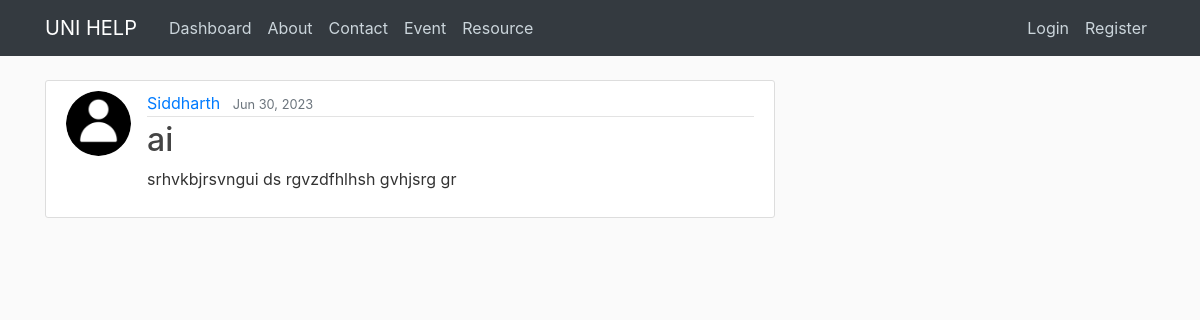
Before: /post/1/ with the older database file.
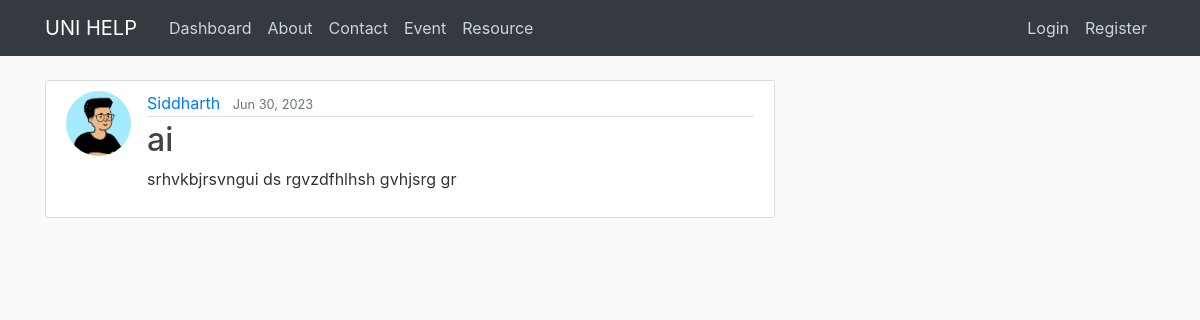
After: the same page with the newer database file.
### blog/models.py (models this page shows, shortened)
class Post(models.Model):
    title = models.CharField(max_length=100)
    content = models.TextField()
    date_posted = models.DateTimeField(default=timezone.now)
    author = models.ForeignKey(User, on_delete=models.CASCADE)

### users/models.py (models this page shows, shortened)
class Profile(models.Model):
    user = models.OneToOneField(User, on_delete=models.CASCADE)
    role = models.CharField(max_length=10, default='Alumni')
    image = models.ImageField(default='default.png', upload_to='profile_pics')

### blog/views.py (the view)
# urls.py: path('post/<int:pk>/', PostDetailView.as_view(), name='post-detail'),  # pk: primary key
class PostDetailView(DetailView):
    model = Post

### blog/templates/blog/post_detail.html (shortened to what this page needs)
{% extends "blog/base.html" %}
{% block content %}
    <article class="media content-section">
        <img class="rounded-circle article-img" src="{{ object.author.profile.image.url }}">
        <div class="media-body">
            <div class="article-metadata">
                <a class="mr-2" href="{% url 'user-posts' object.author.username %}">{{ object.author }}</a>
                <small class="text-muted">{{ object.date_posted|date:"M d, Y" }}</small>
            </div>
            <h2 class="article-title">{{ object.title }}</h2>
            <p class="article-content">{{ object.content }}</p>
        </div>
    </article>
{% endblock content %}

Changed rows visible on the page:
changed through a linked row, Post "ai": author.profile.image: picture added in place of a placeholder
